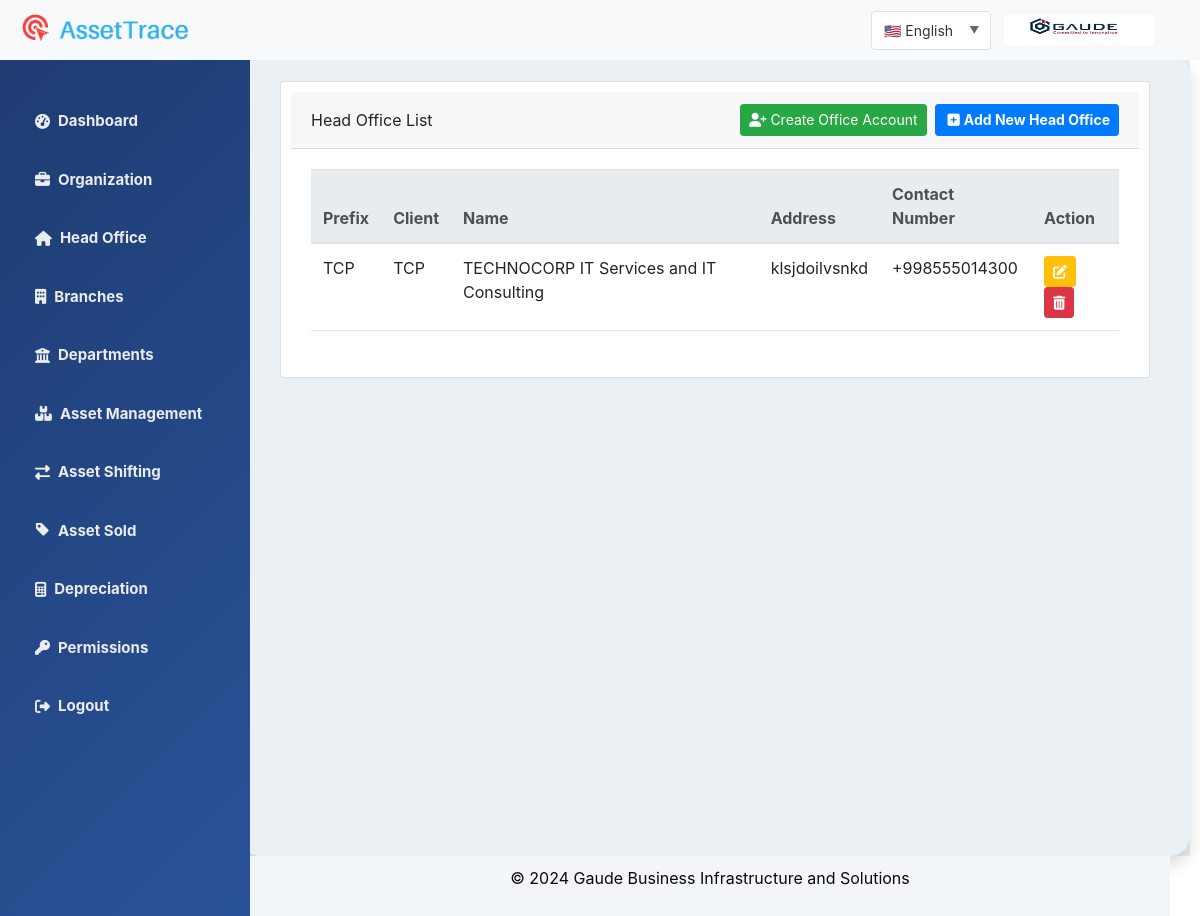
Page /list-head-office/ (signed in) on the committed database.
### authentication/models.py (models this page shows, shortened)
class HeadOffice(models.Model):
    prefix = models.CharField(max_length=10, unique=True)
    client = models.ForeignKey(Client, on_delete=models.CASCADE)
    name = models.CharField(max_length=255)
    address = models.CharField(max_length=255)
    contact_number = models.CharField(max_length=15,validators=[validate_phone_number])
    is_branch = models.BooleanField(default=False)
    logo_image=models.ImageField(upload_to='offiec_logo')
    created_at=models.DateTimeField(auto_now_add=True)

class Client(models.Model):
    prefix = models.CharField(max_length=10, unique=True)
    client_name = models.CharField(max_length=255)
    client_address = models.CharField(max_length=255)
    client_contact = models.CharField(max_length=15,validators=[validate_phone_number],unique=True,help_text="Enter phone number with country code (e.g., +911234567890)")
    is_head_office = models.BooleanField(default=False)
    is_branch = models.BooleanField(default=False)
    logo_image=models.ImageField(upload_to='offiec_logo')
    created_at=models.DateTimeField(auto_now_add=True)
    def __str__(self):
        return f" {self.prefix}"

### authentication/views.py (the view, shortened to what this page needs)
# urls.py: path('list-head-office/',views.listofHeadoffice,name='list_head_office'),
def listofHeadoffice(request):
    user = request.user
    if user.is_superuser:
        head_offices = HeadOffice.objects.all()
        branches = Branches.objects.all()
    else:
        head_offices = HeadOffice.objects.none()
        branches = Branches.objects.none()
    return render(request, 'authentication/list_of_office.html', {'head_offices': head_offices, 'branches': branches})

### authentication/context_processors.py (called while the page is built)
def user_role(request):
    if request.user.is_authenticated:
        user = request.user
        if user.is_superuser:
            role = 'master'
        elif user.is_superadmin:
            role = 'super_admin'
        elif user.is_admin:
            role = 'admin'
        else:
            role = 'unknown'
    else:
        role = 'guest'
    return {'user_role': role}

def logo_context(request):
    if not request.user.is_authenticated:
        return {}
    user = request.user
    if user.head_office and user.head_office.logo_image:
        logo_url = user.head_office.logo_image.url
    elif user.branch and user.branch.logo_image:
        logo_url = user.branch.logo_image.url
    else:
        logo_url = None
    return {
        'logo_url': logo_url,
    }

### templates/authentication/list_of_office.html (shortened to what this page needs)
{% extends 'authentication/dashboard.html' %}
{% load i18n %}
{% block body %}
<div class="container-fluid">
    <div class="row">
        <div class="col-md-12">
            <div class="card">
                <div class="card-header d-flex justify-content-between align-items-center">
                    <span>{% trans "Head Office List" %}</span>
                    <div class="d-flex">
                        <a href="{% url 'create_super_admin' %}" class="btn btn-success btn-sm me-2">
                            <i class="fa-solid fa-user-plus"></i> {% trans "Create Office Account" %}
                        </a>
                        <a href="{% url 'add_head_office' %}" class="btn btn-primary btn-sm">
                            <b><i class="fa-solid fa-square-plus p-1"></i>{% trans "Add New Head Office" %}</b>
                        </a>
                    </div>
                </div>
                <div class="card-body">
                    <table class="table">
                        <thead class="thead-light">
                            <tr>
                                <th>{% trans "Prefix" %}</th>
                                <th>{% trans "Client" %}</th>
                                <th>{% trans "Name" %}</th>
                                <th>{% trans "Address" %}</th>
                                <th>{% trans "Contact Number" %}</th>
                                <th>{% trans "Action" %}</th>
                            </tr>
                        </thead>
                        <tbody>
                            {% for head_office in head_offices %}
                            <tr>
                                <td>{{ head_office.prefix }}</td>
                                <td>{{ head_office.client }}</td>
                                <td>{{ head_office.name }}</td>
                                <td>{{ head_office.address }}</td>
                                <td>{{ head_office.contact_number }}</td>
                                <td>
                                    <a href="{% url 'edit_head_office' head_office.id %}" class="btn btn-warning btn-sm text-white">
                                        <i class="fas fa-edit"></i>
                                    </a>
                                    <a href="{% url 'delete_head_office' head_office.id %}" class="btn btn-danger btn-sm" onclick="confirmDelete(this)">
                                        <i class="fas fa-trash-alt"></i>
                                    </a>
                                </td>
                            </tr>
                            {% empty %}
                            <tr>
                               <td colspan="6">{% trans "No Head Office Registered Yet" %}</td>
                            </tr>
                            {% endfor %}
                        </tbody>
                    </table>
                </div>
            </div>
        </div>
    </div>
</div>
{% endblock %}

### static/css/style.css (style rules this page uses)
body { font-family: 'Wittgenstein', sans-serif; background-color: #babcbd; padding-top: 56px; }
.card { padding: 10px; margin: 15px; border-radius: 10px; }
.card a { text-decoration: none; }

### rows in the picture
HeadOffice: prefix "TCP", client "TCP", name "TECHNOCORP IT Services and IT Consulting", address "klsjdoilvsnkd", contact_number "+998555014300"
